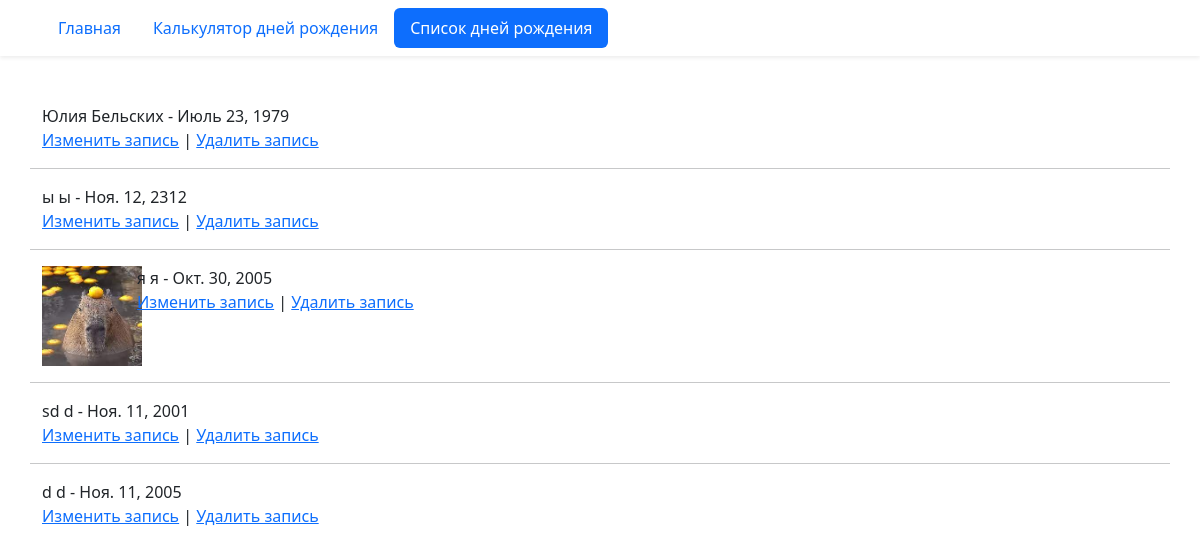
Before: /birthday/list/ with the older database file.
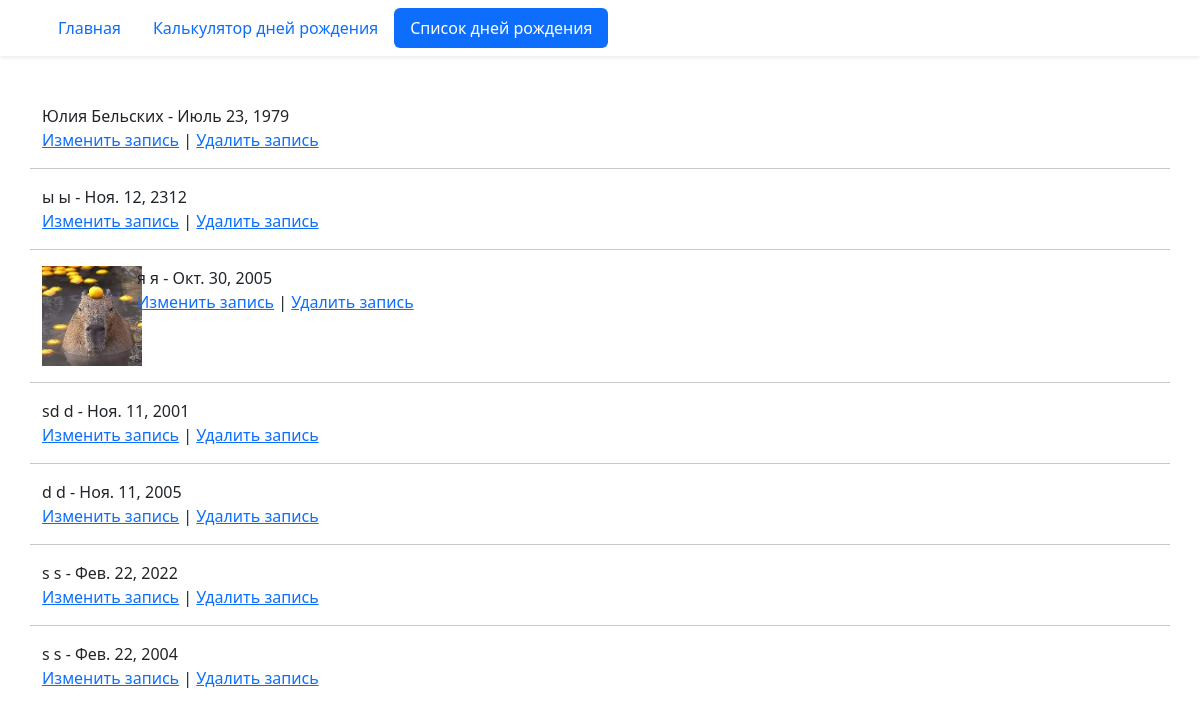
After: the same page with the newer database file.
### birthday/models.py (models this page shows)
class Birthday(models.Model):
    class Meta:
        constraints = (
            models.UniqueConstraint(
                fields=('first_name', 'last_name', 'birthday'),
                name='Unique person constraint',
            ),
        )
    first_name = models.CharField('Имя', max_length=20)
    last_name = models.CharField(
        'Фамилия', blank=True, help_text='Необязательное поле', max_length=20
    )
    birthday = models.DateField('Дата рождения', validators=(real_age,))
    image = models.ImageField('Фото', upload_to='birthdays_images', blank=True)

### birthday/views.py (the view)
# urls.py: path('list/', views.BirthdayListView.as_view(), name='list'),
class BirthdayListView(ListView):
    model = Birthday
    ordering = 'id'
    paginate_by = 10

### templates/birthday/birthday_list.html (shortened to what this page needs)
{% extends "base.html" %}
{% block content %}
  {% for birthday in page_obj %}
    <div class="row">
      {% if birthday.image %}
        <div class="col-1">
            <img src="{{ birthday.image.url }}" height=100>
        </div>
      {% endif %}
      <div class="col-10">
        <div>
          {{ birthday.first_name }} {{ birthday.last_name }} - {{ birthday.birthday }}
        </div>
        <div>
          <a href="{% url 'birthday:edit' birthday.id %}">Изменить запись</a> | <a href="{% url 'birthday:delete' birthday.id %}">Удалить запись</a>
        </div>
      </div>
      {% if not forloop.last %}
        <hr class="mt-3">
      {% endif %}
    </div>
  {% endfor %}
{% endblock %}

Changed rows visible on the page:
added Birthday: first_name "s", last_name "s", birthday "Фев. 22, 2022"
added Birthday: first_name "s", last_name "s", birthday "Фев. 22, 2004"
